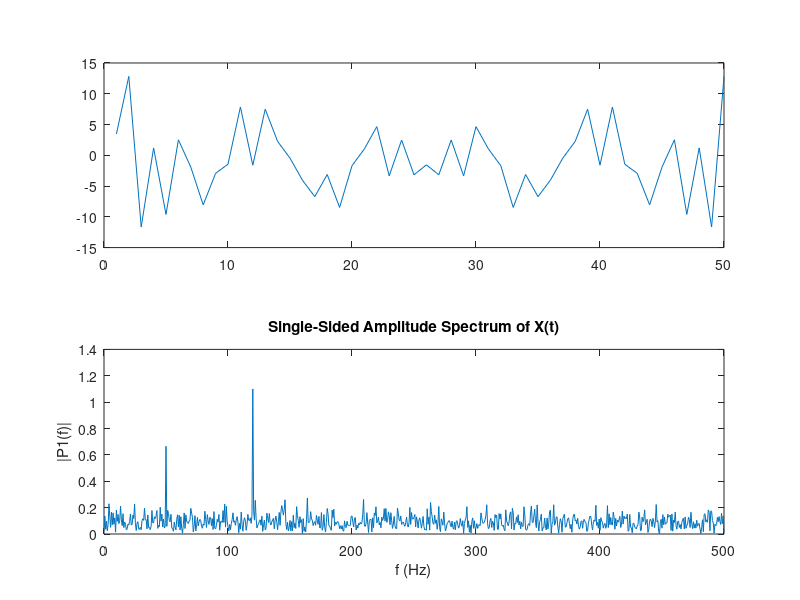

This figure's MATLAB source:
n=1:10;
x1 = exp(-j*2*pi*n);
x1
x = (0.5).*x1;
plot(n,x);
%%
z = 0:pi:500;
w = [0:1:500]*pi/500;

x1 = exp(i*w);
x2 = x1 - (0.5);
x = x1./x2;
plot(w,x)
%%
%according to pdf
N = 128; %number of samples we want to display
fs = 8000; %sampling frequency
f1 = 1000;
f2 = 400;
t = 1:N;
x1 = cos(2*pi*(f1/fs)*t);
x2 = cos(2*pi*(f2/fs)*t);
x = x1 + x2;
plot(t,x)
grid;
%%
x = randn(1,50);
n = 1:50;
f = fft(x);
subplot(211),plot(n,f)
subplot(212),plot(n,x);
%%
fs = 1000;  % sampling frequency
T = 1/fs;   % sampling period
L = 1500;   % length of signal
t = (0: L-1)*T; %time vector
f1 = 50;    %hz
f2 = 120;   %hz
S = 0.7 * sin(2*pi*f1*t) +  sin(2*pi*f2*t);
%compute a signal with zero mean ,variance 4
x = S + 2*randn(size(t));
%title('signal with zero mean and random noise');
%subplot(211),plot(t(1:50),x(1:50)),grid;
%subplot(212),plot(1000*t(1:50),x(1:50))%it is multiplyed with 1000 to adjust time scale
%grid;
%compute foriour transform of the signal
y = fft(x);
p2 = abs(y/L);  %compute 2sided spectrum p2
p1 = p2(1:L/2+1);
p1(2:end-1) = 2*p1(2:end-1);
%single sided spectrum
f = fs*(0:(L/2))/L;
plot(f,p1) 
title('Single-Sided Amplitude Spectrum of X(t)')
xlabel('f (Hz)')
ylabel('|P1(f)|')